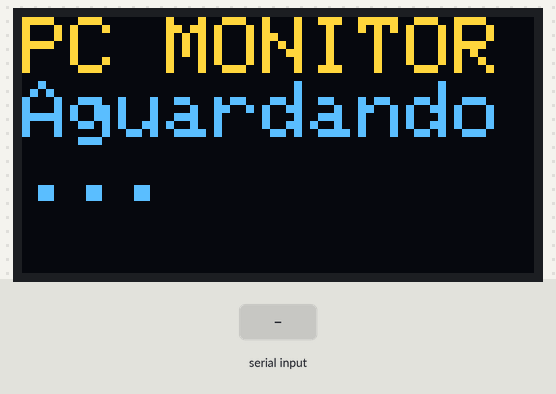
A sketch run on a simulated ESP32. On the bench: 128×64 one-colour display. Inputs (shaded band) come from the test bench. The OLED is the two-colour kind (top 16 rows yellow).

Above: at 1.2 s.
1.3 s: "LINHA1:\n" received over Serial
At 2.0 s:
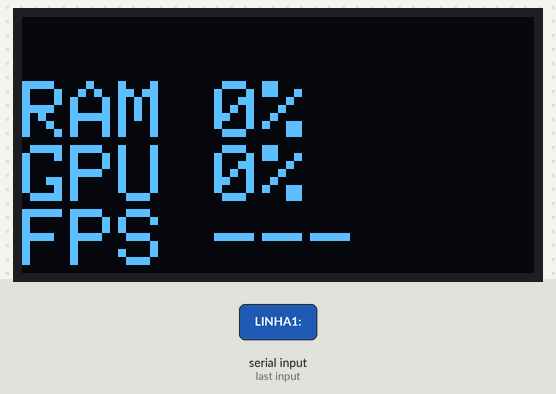
2.8 s: "LINHA2:\n" received over Serial
At 3.2 s:
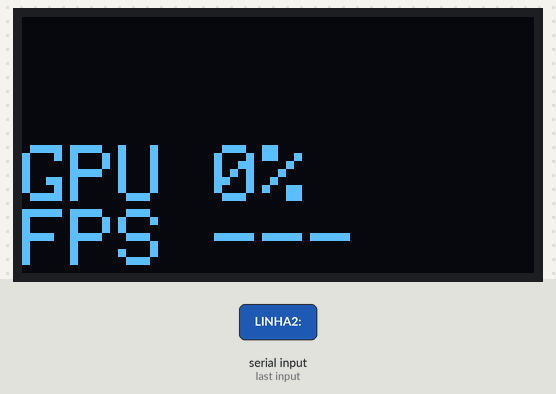
4.3 s: "LINHA3:\n" received over Serial
At 5.5 s:
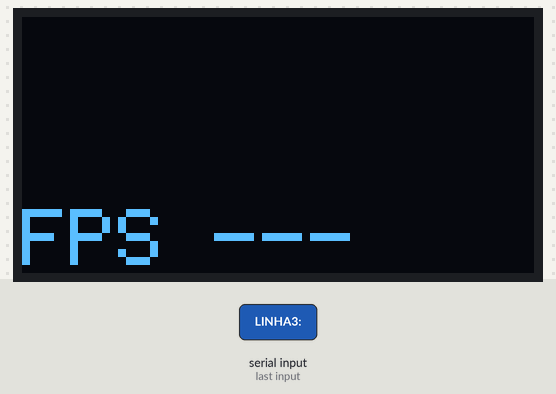
5.8 s: "LINHA4:\n" received over Serial
At 6.6 s:
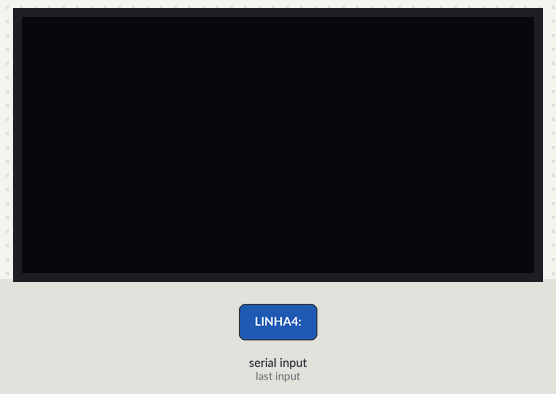
Timing chart, 0 to 8.3 s (numbered marks = the images above; inputs shaded):
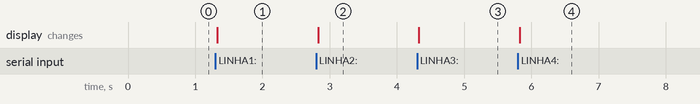

The sketch:

CodigoEsp.ino
```cpp
#include <Wire.h>
#include <Adafruit_GFX.h>
#include <Adafruit_SSD1306.h>

#define SCREEN_WIDTH 128
#define SCREEN_HEIGHT 64
#define OLED_RESET -1

Adafruit_SSD1306 display(SCREEN_WIDTH, SCREEN_HEIGHT, &Wire, OLED_RESET);


// ---------------------------------------------------------
// Linhas que serão mostradas no OLED
// ---------------------------------------------------------

char linha1[32] = "CPU 0%";
char linha2[32] = "RAM 0%";
char linha3[32] = "GPU 0%";
char linha4[32] = "FPS ---";


// ---------------------------------------------------------
// Buffer da Serial
// ---------------------------------------------------------

char inputBuffer[64];
byte bufferIdx = 0;

bool dadosAlterados = false;


// ---------------------------------------------------------
// Atualiza o OLED
// ---------------------------------------------------------

void atualizarDisplay()
{
    display.clearDisplay();

    // Tamanho 1 permite textos maiores nas 4 linhas
    display.setTextSize(2);
    display.setTextColor(SSD1306_WHITE);

    display.setCursor(0, 0);
    display.println(linha1);

    display.setCursor(0, 16);
    display.println(linha2);

    display.setCursor(0, 32);
    display.println(linha3);

    display.setCursor(0, 48);
    display.println(linha4);

    display.display();
}


// ---------------------------------------------------------
// Processa uma linha recebida pela Serial
// ---------------------------------------------------------

void processarLinha(char* linha)
{
    if (strncmp(linha, "LINHA1:", 7) == 0)
    {
        strncpy(linha1, linha + 7, sizeof(linha1) - 1);
        linha1[sizeof(linha1) - 1] = '\0';

        dadosAlterados = true;
    }

    else if (strncmp(linha, "LINHA2:", 7) == 0)
    {
        strncpy(linha2, linha + 7, sizeof(linha2) - 1);
        linha2[sizeof(linha2) - 1] = '\0';

        dadosAlterados = true;
    }

    else if (strncmp(linha, "LINHA3:", 7) == 0)
    {
        strncpy(linha3, linha + 7, sizeof(linha3) - 1);
        linha3[sizeof(linha3) - 1] = '\0';

        dadosAlterados = true;
    }

    else if (strncmp(linha, "LINHA4:", 7) == 0)
    {
        strncpy(linha4, linha + 7, sizeof(linha4) - 1);
        linha4[sizeof(linha4) - 1] = '\0';

        dadosAlterados = true;
    }
}


// ---------------------------------------------------------
// Setup
// ---------------------------------------------------------

void setup()
{
    Wire.setClock(400000);

    Serial.begin(115200);

    if (!display.begin(SSD1306_SWITCHCAPVCC, 0x3C))
    {
        while (true);
    }

    display.clearDisplay();

    display.setTextSize(2);
    display.setTextColor(SSD1306_WHITE);

    display.setCursor(0, 0);
    display.println("PC MONITOR");

    display.setCursor(0, 16);
    display.println("Aguardando...");

    display.display();
}


// ---------------------------------------------------------
// Loop
// ---------------------------------------------------------

void loop()
{
    // Recebe os dados da Serial sem bloquear
    while (Serial.available() > 0)
    {
        char c = Serial.read();

        if (c == '\n' || c == '\r')
        {
            if (bufferIdx > 0)
            {
                inputBuffer[bufferIdx] = '\0';

                processarLinha(inputBuffer);

                bufferIdx = 0;
            }
        }
        else
        {
            if (bufferIdx < sizeof(inputBuffer) - 1)
            {
                inputBuffer[bufferIdx++] = c;
            }
        }
    }


    // Atualiza somente quando algum dado mudou
    if (dadosAlterados)
    {
        atualizarDisplay();

        dadosAlterados = false;
    }
}
```

Measured:
- after the input at 1.3 s, the display: changes at once (image 1)
- after the input at 2.8 s, the display: changes at once (image 2)
- after the input at 4.3 s, the display: changes at once (image 3)
- after the input at 5.8 s, the display: changes at once (image 4)
